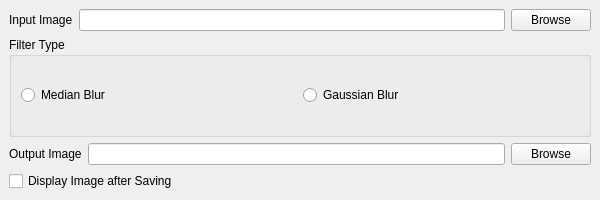
<?xml version="1.0" encoding="UTF-8"?>
<ui version="4.0">
 <class>MainWindow</class>
 <widget class="QMainWindow" name="MainWindow">
  <property name="geometry">
   <rect>
    <x>0</x>
    <y>0</y>
    <width>600</width>
    <height>200</height>
   </rect>
  </property>
  <property name="windowTitle">
   <string>MainWindow</string>
  </property>
  <property name="windowIcon">
   <iconset resource="resources.qrc">
    <normaloff>:/images/lena.jpg</normaloff>:/images/lena.jpg</iconset>
  </property>
  <widget class="QWidget" name="centralwidget">
   <layout class="QVBoxLayout" name="verticalLayout">
    <item>
     <layout class="QHBoxLayout" name="topBrowseLayout">
      <item>
       <widget class="QLabel" name="label">
        <property name="text">
         <string>Input Image</string>
        </property>
       </widget>
      </item>
      <item>
       <widget class="QLineEdit" name="inputImageTextInput"/>
      </item>
      <item>
       <widget class="QPushButton" name="browseInputBtn">
        <property name="text">
         <string>Browse</string>
        </property>
        <property name="icon">
         <iconset>
          <normaloff>lena.jpg</normaloff>lena.jpg</iconset>
        </property>
       </widget>
      </item>
     </layout>
    </item>
    <item>
     <widget class="QGroupBox" name="filterType">
      <property name="title">
       <string>Filter Type</string>
      </property>
      <layout class="QHBoxLayout" name="horizontalLayout_3">
       <item>
        <widget class="QRadioButton" name="medianBlurBtn">
         <property name="text">
          <string>Median Blur</string>
         </property>
        </widget>
       </item>
       <item>
        <widget class="QRadioButton" name="GaussianBlurBtn">
         <property name="text">
          <string>Gaussian Blur</string>
         </property>
        </widget>
       </item>
      </layout>
     </widget>
    </item>
    <item>
     <layout class="QHBoxLayout" name="bottomOutLayout">
      <item>
       <widget class="QLabel" name="label_2">
        <property name="text">
         <string>Output Image</string>
        </property>
       </widget>
      </item>
      <item>
       <widget class="QLineEdit" name="outImageInput"/>
      </item>
      <item>
       <widget class="QPushButton" name="browseOutputBtn">
        <property name="text">
         <string>Browse</string>
        </property>
       </widget>
      </item>
     </layout>
    </item>
    <item>
     <widget class="QCheckBox" name="displayImg">
      <property name="text">
       <string>Display Image after Saving</string>
      </property>
     </widget>
    </item>
   </layout>
  </widget>
 </widget>
 <resources>
  <include location="resources.qrc"/>
 </resources>
 <connections/>
</ui>
